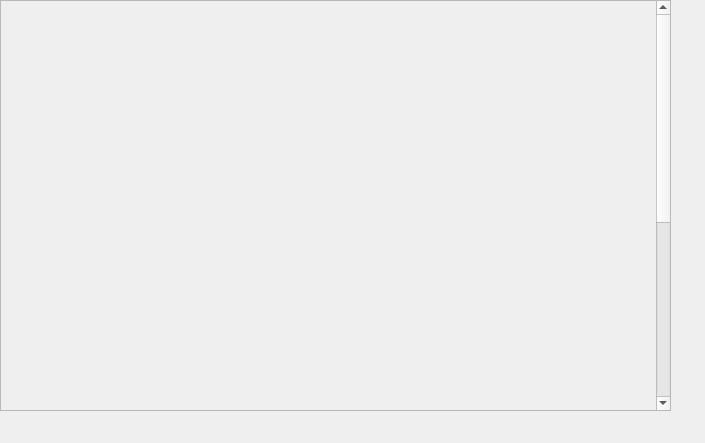
<?xml version="1.0" encoding="UTF-8"?>
<ui version="4.0">
 <class>Form</class>
 <widget class="QWidget" name="Form">
  <property name="geometry">
   <rect>
    <x>0</x>
    <y>0</y>
    <width>705</width>
    <height>443</height>
   </rect>
  </property>
  <property name="windowTitle">
   <string>Form</string>
  </property>
  <widget class="QScrollArea" name="scrollArea_5">
   <property name="geometry">
    <rect>
     <x>0</x>
     <y>0</y>
     <width>671</width>
     <height>411</height>
    </rect>
   </property>
   <property name="widgetResizable">
    <bool>true</bool>
   </property>
   <widget class="QWidget" name="scrollAreaWidgetContents_5">
    <property name="geometry">
     <rect>
      <x>0</x>
      <y>0</y>
      <width>654</width>
      <height>750</height>
     </rect>
    </property>
    <property name="minimumSize">
     <size>
      <width>0</width>
      <height>750</height>
     </size>
    </property>
    <widget class="caInclude" name="cainclude_11">
     <property name="geometry">
      <rect>
       <x>0</x>
       <y>0</y>
       <width>662</width>
       <height>242</height>
      </rect>
     </property>
     <property name="macro">
      <string notr="true">ID=0, P=CML, EVR=$(EVR)</string>
     </property>
     <property name="filename" stdset="0">
      <string notr="true">G_EVR_out_cml.ui</string>
     </property>
    </widget>
    <widget class="caInclude" name="cainclude_12">
     <property name="geometry">
      <rect>
       <x>0</x>
       <y>250</y>
       <width>662</width>
       <height>242</height>
      </rect>
     </property>
     <property name="macro">
      <string notr="true">ID=1, P=CML, EVR=$(EVR)</string>
     </property>
     <property name="filename" stdset="0">
      <string notr="true">G_EVR_out_cml.ui</string>
     </property>
    </widget>
    <widget class="caInclude" name="cainclude_13">
     <property name="geometry">
      <rect>
       <x>0</x>
       <y>500</y>
       <width>662</width>
       <height>242</height>
      </rect>
     </property>
     <property name="macro">
      <string notr="true">ID=2, P=CML, EVR=$(EVR)</string>
     </property>
     <property name="filename" stdset="0">
      <string notr="true">G_EVR_out_cml.ui</string>
     </property>
    </widget>
   </widget>
  </widget>
 </widget>
 <customwidgets>
  <customwidget>
   <class>caInclude</class>
   <extends>QWidget</extends>
   <header>caInclude</header>
  </customwidget>
 </customwidgets>
 <resources/>
 <connections/>
</ui>
